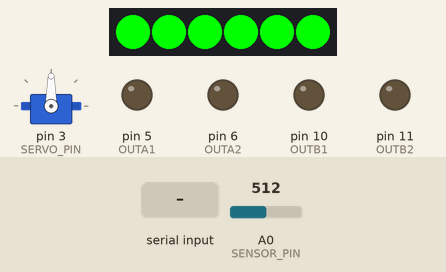
The sketch below on a simulated Arduino Uno, built with avr-gcc and run on an emulated ATmega328P. Shown: 6 RGB LEDs in strip order, left to right, servo, output pins drawn as LEDs (lit = HIGH). Inputs (shaded band) come from the test bench; at power-on: A0 (SENSOR_PIN) = 512.

Above: at 3.5 s.
3.6 s: "forward\n" received over Serial
At 4.8 s:
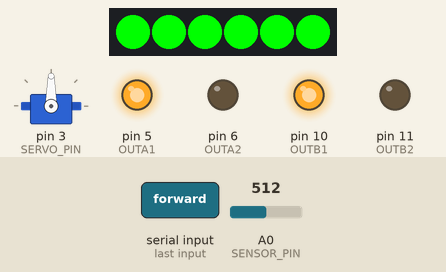
5.1 s: "right\n" received over Serial
At 6.1 s:
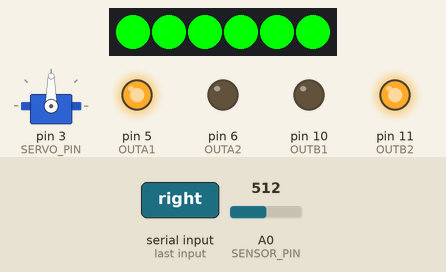
6.6 s: "left\n" received over Serial
At 7.2 s:
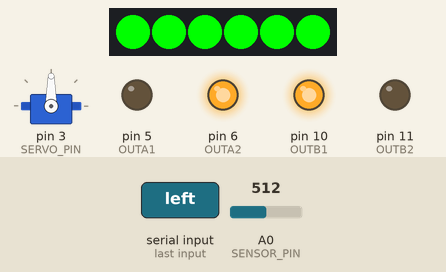
8.1 s: A0 (SENSOR_PIN) set to 716
At 9.3 s:
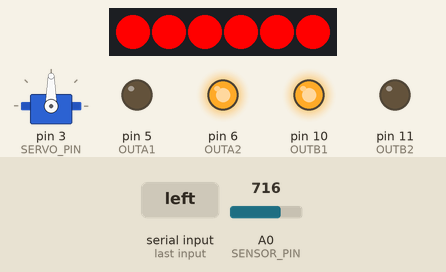
9.6 s: "backward\n" received over Serial
At 10.8 s:
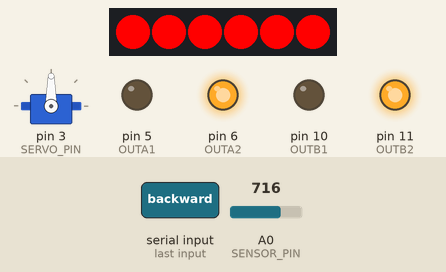
11.1 s: "servo-\n" received over Serial
At 11.9 s:
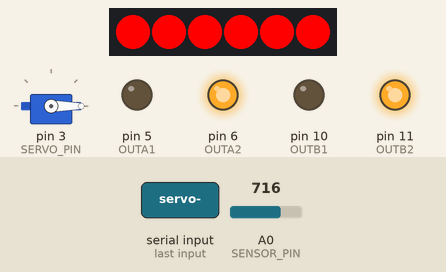
Timing chart, 0 to 13.6 s (numbered marks = the images above; inputs shaded):
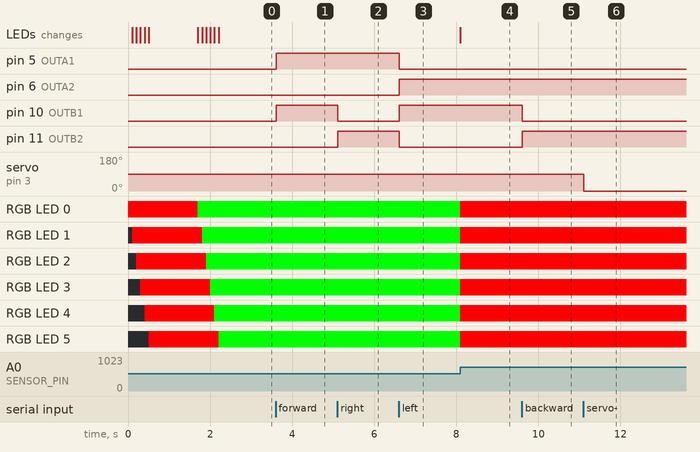

The sketch:

Client.ino
```cpp
#include <Adafruit_NeoPixel.h>
#include <Servo.h>

// Definición de los pines de salida para el control de los motores
#define OUTA1 5
#define OUTA2 6
#define OUTB1 10
#define OUTB2 11

// Definición del pin y número de LEDs para los NeoPixels
#define PIXELS_PIN 4
#define NUMPIXELS 6

// Definición del pin del servomotor
#define SERVO_PIN 3

// Definición del pin del sensor de efecto Hall
#define SENSOR_PIN A0

// Creación de un objeto NeoPixel
Adafruit_NeoPixel pixels = Adafruit_NeoPixel(NUMPIXELS, PIXELS_PIN, NEO_GRB + NEO_KHZ800);

// Creación de un objeto Servo
Servo servo;

// Variables para almacenar el comando recibido y el último comando procesado
String command = "";
String lastCommand = "";

// Variables para las lecturas del sensor de efecto Hall
int sensorValue = 0, calibrationOffset = 0, difference = 0;

// Variables para el control de colores
uint8_t lastColor = 0, currentColor = 0;

void setup() {

  // Inicializa la comunicación serie a 9600 baudios
  Serial.begin(9600);

  // Inicializa los LEDs NeoPixel y limpia su estado
  pixels.begin();
  pixels.clear();

  // Conecta el servo al pin 3
  servo.attach(SERVO_PIN, 900, 1900);
  servo.write(90);

  // Ciclo para encender cada LED en rojo, uno por uno
  for(int i = 0; i < NUMPIXELS; i++) {
    pixels.setPixelColor(i, pixels.Color(255, 0, 0)); // Establece el color rojo para el LED actual
    pixels.show(); // Muestra el cambio en el LED
    delay(100); // Espera 100 ms antes de encender el siguiente LED
  }

  // Calibrar el sensor y establecer el valor offset
  calibrateSensor();

  // Configura los pines de los motores como salidas
  pinMode(OUTA1, OUTPUT);
  pinMode(OUTA2, OUTPUT);
  pinMode(OUTB1, OUTPUT);
  pinMode(OUTB2, OUTPUT);

  // Ciclo para encender cada LED en verde, uno por uno
  for(int i = 0; i < NUMPIXELS; i++) {
    pixels.setPixelColor(i, pixels.Color(0, 255, 0)); // Establece el color verde para el LED actual
    pixels.show(); // Muestra el cambio en el LED
    delay(100); // Espera 100 ms antes de encender el siguiente LED
  }

}

void loop() {

  // Verifica si hay datos disponibles en el puerto serie
  if (Serial.available() > 0) {

    // Lee la cadena de texto hasta el salto de línea
    command = Serial.readStringUntil('\n');
    command.trim(); // Elimina espacios en blanco adicionales

    // Limpiamos el buffer para evitar datos residuales
    Serial.flush();

    // Si el comando es diferente al último procesado, lo procesa
    if (command != lastCommand) {
      lastCommand = command; // Actualiza el último comando
      handleCommand(command); // Llama a la función para manejar el comando
    }

  }

  sensorValue = analogRead(SENSOR_PIN); // Leer el valor del sensor
  difference = abs(sensorValue - calibrationOffset); // Sacar la diferencia con respecto al offset

  // Cambiar el color de los LEDs
  changeColor();

}

void handleCommand(String cmd) {
  // Verifica el comando recibido y ejecuta la acción correspondiente
  if (cmd == "forward") {
    moveForward(); // Mueve el robot hacia adelante
  } else if (cmd == "right") {
    moveRight(); // Gira el robot a la derecha
  } else if (cmd == "left") {
    moveLeft(); // Gira el robot a la izquierda
  } else if (cmd == "backward") {
    moveBackward(); // Mueve el robot hacia atrás
  } else if (cmd == "stop") {
    stopMovement(); // Detiene el movimiento del robot
  } else if (cmd.startsWith("servo-")) {
    int angle = cmd.substring(6).toInt(); // Extrae el valor numérico después de "servo-" y lo convierte a entero
    servo.write(angle); // Mueve el servo al ángulo especificado
  }
}

void changeColor() {

  // Determinamos el color actual en función de "difference"
  if (difference >= 0 && difference <= 2) {
    currentColor = 0; // Verde
  } else if (difference > 2 && difference <= 7) {
    currentColor = 1; // Amarillo
  } else {
    currentColor = 2; // Rojo
  }

  // Solo ejecuta el ciclo si el color actual es diferente al último color
  if (currentColor != lastColor) {

    lastColor = currentColor; // Actualiza el último color

    uint32_t color;
    if (currentColor == 0) {
      color = pixels.Color(0, 255, 0); // Verde
    } else if (currentColor == 1) {
      color = pixels.Color(255, 255, 0); // Amarillo
    } else {
      color = pixels.Color(255, 0, 0); // Rojo
    }

    // Actualiza los LEDs con el nuevo color
    for (int i = 0; i < NUMPIXELS; i++) {
      pixels.setPixelColor(i, color); // Establece el color a cambiar
    }

    pixels.show(); // Muestra los cambios en todos los LEDs a la vez

  }

}

void calibrateSensor() {

  // Variables de iteración
  int sum = 0, count = 0;

  // Ejecutar bucle while durante 1 segundo
  while (count <= 10) {
    sensorValue = analogRead(SENSOR_PIN); // Leer el valor del sensor
    sum += sensorValue; // Acumular el valor
    count ++; // Contar la lectura
    delay(100);
  }

  // Calcular el promedio y asignar a calibrationOffset
  calibrationOffset = sum / count;

}

void moveForward() {
  // Configura los pines de los motores para moverse hacia adelante
  digitalWrite(OUTA1, HIGH);
  digitalWrite(OUTA2, LOW);
  digitalWrite(OUTB1, HIGH);
  digitalWrite(OUTB2, LOW);
}

void moveRight() {
  // Configura los pines de los motores para girar a la derecha
  digitalWrite(OUTA1, HIGH);
  digitalWrite(OUTA2, LOW);
  digitalWrite(OUTB1, LOW);
  digitalWrite(OUTB2, HIGH);
}

void moveLeft() {
  // Configura los pines de los motores para girar a la izquierda
  digitalWrite(OUTA1, LOW);
  digitalWrite(OUTA2, HIGH);
  digitalWrite(OUTB1, HIGH);
  digitalWrite(OUTB2, LOW);
}

void moveBackward() {
  // Configura los pines de los motores para moverse hacia atrás
  digitalWrite(OUTA1, LOW);
  digitalWrite(OUTA2, HIGH);
  digitalWrite(OUTB1, LOW);
  digitalWrite(OUTB2, HIGH);
}

void stopMovement() {
  // Configura los pines de los motores para detener el movimiento
  digitalWrite(OUTA1, LOW);
  digitalWrite(OUTA2, LOW);
  digitalWrite(OUTB1, LOW);
  digitalWrite(OUTB2, LOW);
}
```

Measured:
- after the input at 3.6 s, pin 5 (OUTA1), pin 10 (OUTB1): LOW → HIGH at once
- after the input at 5.1 s, pin 10 (OUTB1): HIGH → LOW at once; pin 11 (OUTB2): LOW → HIGH at once
- after the input at 6.6 s, pin 5 (OUTA1), pin 11 (OUTB2): HIGH → LOW at once; pin 6 (OUTA2), pin 10 (OUTB1): LOW → HIGH at once
- after the input at 8.1 s, RGB LED 0–5: RGB(0, 255, 0) → RGB(255, 0, 0) at once; the LEDs: change at once (image 4)
- after the input at 9.6 s, pin 10 (OUTB1): HIGH → LOW at once; pin 11 (OUTB2): LOW → HIGH at once
- after the input at 11.1 s, servo on pin 3 (SERVO_PIN): 90° → 0° at once
